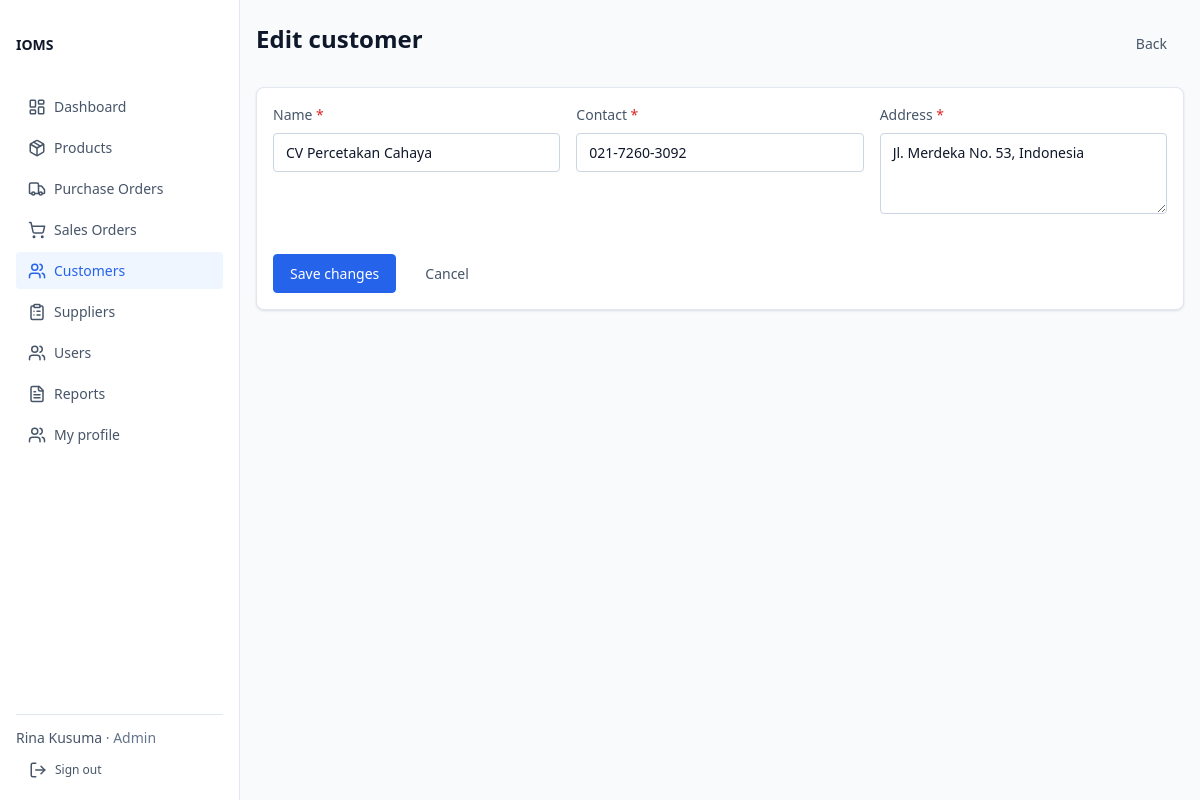
Screenshot of /customers/13/edit (signed in) with the database file from the repository.
### tables this page shows
CREATE TABLE IF NOT EXISTS `customer` (
    `id`         BIGINT UNSIGNED NOT NULL AUTO_INCREMENT,
    `name`       VARCHAR(150)    NOT NULL,                     
    `contact`    VARCHAR(150)    NOT NULL,                     
    `address`    TEXT            NOT NULL,                     
    `is_active`  TINYINT(1)      NOT NULL DEFAULT 1,           
    `created_at` DATETIME        NOT NULL,
    `updated_at` DATETIME        NOT NULL,
    PRIMARY KEY (`id`),
    KEY `ix_customer_active_name` (`is_active`, `name`)
);

### app/Support/View.php (called while the page is built, shortened)
<?php
final class View
{
    private array $shared = [];
    public function share(string $key, mixed $value): void
    {
        $this->shared[$key] = $value;
    }
    public function render(string $template, array $data = [], string $layout = 'layout/app'): string
    {
        $content = $this->renderPartial($template, $data);
        return $this->renderPartial($layout, array_merge($data, ['content' => $content]));
    }
    public function renderPartial(string $template, array $data = []): string
    {
        $file = $this->viewPath . '/' . $template . '.php';
        $scope = array_merge($this->shared, $data);
        try {
            (static function (string $__file, array $__scope): void {
                extract($__scope, EXTR_SKIP);
                require $__file;
            })($file, $scope);
        } catch (Throwable $e) {
            ob_end_clean();
            throw $e;
        }
        $output = ob_get_clean();
        return $output === false ? '' : $output;
    }
    public static function e(?string $value): string
    {
        return htmlspecialchars($value ?? '', ENT_QUOTES | ENT_SUBSTITUTE, 'UTF-8');
    }
}

### app/Controller/CustomerController.php (called while the page is built, shortened)
<?php
final class CustomerController
{
    public function edit(Request $request): Response
    {
        $customer = $this->partyService->requireCustomer($this->requireId($request));
        return Response::html($this->renderForm($customer));
    }
    private function renderForm(?object $customer = null, array $old = [], array $errors = []): string
    {
        return $this->view->render('customers/form', [
            'title'     => $customer === null ? 'Create customer' : 'Edit customer',
            'activeNav' => 'customers',
            'party'     => $customer,
            'old'       => $old,
            'errors'    => $errors,
            'csrf'      => $this->csrf,
            'kind'      => 'customer',
            'basePath'  => '/customers',
        ]);
    }
    private function requireId(Request $request): int
    {
        $id = $request->routeParamInt('id');
        return $id;
    }
}

### public/index.php (called while the page is built, shortened)
<?php
$config = require dirname(__DIR__) . '/config/app.php';
$buildContainer = require dirname(__DIR__) . '/config/container.php';
$container = $buildContainer($config);
$router = $container['router'];
$view = $container['view'];
$request = Request::fromGlobals();
$errorResponse = static function (
    Request $request,
    View $view,
    int $status,
    string $code,
    string $message,
): Response {
    if ($request->expectsJson()) {
        return Response::jsonError($code, $message, $status);
    }
    return Response::html(
        $view->render('error/' . $status, ['title' => 'Error ' . $status], 'layout/auth'),
        $status,
    );
};
try {
    $route = $router->match($request->method(), $request->path());
    $controllers = $container['controllers'];
    $controllerKey = $route['controller'];
    $controller = $controllers[$controllerKey]();
    $action = $route['action'];
    $response = $controller->{$action}($request->withRouteParams($route['params']));
} catch (UnauthenticatedException) {
    if ($request->expectsJson()) {
        Response::jsonError('unauthorized', 'Authentication required.', 401)->send();
    } else {
        Response::redirect('/login')->send();
    }
} catch (ForbiddenException $e) {
    $errorResponse($request, $view, 403, 'forbidden', $e->getMessage())->send();
} catch (NotFoundException) {
    $errorResponse($request, $view, 404, 'not_found', 'Resource not found.')->send();
} catch (RateLimitException $e) {
    if ($request->expectsJson()) {
        Response::jsonError('rate_limited', $e->getMessage(), 429)->send();
    } else {
        Response::html(
            $view->render('error/429', ['title' => 'Too Many Requests'], 'layout/auth'),
            429,
        )->send();
    }
} catch (ValidationException | DomainException $e) {
    error_log('Unhandled domain/validation error: ' . $e->getMessage());
    $errorResponse($request, $view, 400, 'invalid_request', 'The request could not be processed.')->send();
} catch (Throwable $e) {
    error_log(sprintf(
        'Unhandled %s: %s in %s:%d',
        $e::class,
        $e->getMessage(),
        $e->getFile(),
        $e->getLine(),
    ));
    $errorResponse($request, $view, 500, 'server_error', 'Something went wrong. Please try again.')->send();
}

### app/Support/Database.php (called while the page is built, shortened)
<?php
final class Database implements TransactionRunner
{
    private ?PDO $pdo = null;
    public function pdo(): PDO
    {
        if ($this->pdo instanceof PDO) {
            return $this->pdo;
        }
        $dsn = sprintf(
            'mysql:host=%s;port=%d;dbname=%s;charset=utf8mb4',
            $this->config['host'],
            $this->config['port'],
            $this->config['database'],
        );
        try {
            $this->pdo = new PDO(
                $dsn,
                $this->config['username'],
                $this->config['password'],
                [
                    PDO::ATTR_ERRMODE            => PDO::ERRMODE_EXCEPTION,
                    PDO::ATTR_DEFAULT_FETCH_MODE => PDO::FETCH_ASSOC,
                    PDO::ATTR_EMULATE_PREPARES   => false,
                    PDO::ATTR_STRINGIFY_FETCHES  => false,
                    \Pdo\Mysql::ATTR_FOUND_ROWS  => true,
                ],
            );
        } catch (PDOException $e) {
            error_log('Database connection failed: ' . $e->getMessage());
            throw new RuntimeException('Database connection failed.', 0, $e);
        }
        return $this->pdo;
    }
}

### app/Repository/Mysql/MysqlRepository.php (called while the page is built, shortened)
<?php
abstract class MysqlRepository
{
    protected function pdo(): PDO
    {
        return $this->db->pdo();
    }
    protected function run(string $sql, array $params = []): PDOStatement
    {
        $statement = $this->pdo()->prepare($sql);
        $statement->execute($params);
        return $statement;
    }
    protected function fetchOne(string $sql, array $params = []): ?array
    {
        $row = $this->run($sql, $params)->fetch();
        return is_array($row) ? $row : null;
    }
}

### app/Repository/Mysql/MysqlCustomerRepository.php (called while the page is built, shortened)
<?php
final class MysqlCustomerRepository extends MysqlRepository implements CustomerRepositoryInterface
{
    public function findById(int $id): ?Customer
    {
        $row = $this->fetchOne(self::SELECT . ' WHERE id = :id', ['id' => $id]);
        return $row === null ? null : $this->hydrate($row);
    }
    private function hydrate(array $row): Customer
    {
        return new Customer(
            (int) $row['id'],
            (string) $row['name'],
            (string) $row['contact'],
            (string) $row['address'],
            (bool) $row['is_active'],
        );
    }
}

### app/Service/PartyService.php (called while the page is built, shortened)
<?php
final class PartyService
{
    public function requireCustomer(int $id): Customer
    {
        $customer = $this->customers->findById($id);
        return $customer;
    }
}

### views/layout/_party-form.php (the view, shortened to what this page needs)
<?php
$isEdit = $party !== null;
$action = $isEdit ? $basePath . '/' . (int) $party->id : $basePath;
$value = static function (string $field, ?string $stored) use ($old): string {
    $submitted = $old[$field] ?? null;
    return is_scalar($submitted) ? (string) $submitted : ($stored ?? '');
};
$err = static fn (string $field): ?string => $errors[$field] ?? null;
?>
<div class="page-header">
    <div>
        <h1 class="page-title"><?= $isEdit ? 'Edit ' : 'Create ' ?><?= View::e($kind) ?></h1>
    </div>
    <a class="btn btn--ghost" href="<?= View::e($basePath) ?>">Back</a>
</div>
<div class="card">
    <div class="card-body">
        <form method="post" action="<?= View::e($action) ?>" class="stack" novalidate>
            <div class="form-grid">
                <div class="field">
                    <label class="field-label field-required" for="name">Name</label>
                    <input class="input" type="text" id="name" name="name"
                           value="<?= View::e($value('name', $isEdit ? $party->name : null)) ?>"
                           <?= $err('name') !== null ? 'aria-invalid="true"' : '' ?> required>
                </div>
                <div class="field">
                    <label class="field-label field-required" for="contact">Contact</label>
                    <input class="input" type="text" id="contact" name="contact"
                           value="<?= View::e($value('contact', $isEdit ? $party->contact : null)) ?>"
                           placeholder="Phone or email"
                           <?= $err('contact') !== null ? 'aria-invalid="true"' : '' ?> required>
                </div>
                <div class="field">
                    <label class="field-label field-required" for="address">Address</label>
                    <textarea class="textarea" id="address" name="address" rows="3"
                              <?= $err('address') !== null ? 'aria-invalid="true"' : '' ?> required><?= View::e($value('address', $isEdit ? $party->address : null)) ?></textarea>
                </div>
            </div>
            <div class="form-actions">
                <button type="submit" class="btn btn--primary">
                    <?= $isEdit ? 'Save changes' : 'Create ' . View::e($kind) ?>
                </button>
                <a class="btn btn--ghost" href="<?= View::e($basePath) ?>">Cancel</a>
            </div>
        </form>
    </div>
</div>

### public/assets/css/tokens.css (style rules this page uses)
:root { --accent: #2563eb; --accent-hover: #1d4ed8; --accent-wash: #eff6ff; --accent-border: #bfdbfe; --neutral-50: #f8fafc; --neutral-100: #f1f5f9; --neutral-200: #e2e8f0; --neutral-300: #cbd5e1; --neutral-400: #94a3b8; --neutral-500: #64748b; --neutral-600: #475569; --neutral-700: #334155; --neutral-800: #1e293b; --neutral-900: #0f172a; --success: #16a34a; --success-bg: #f0fdf4; --success-border: #bbf7d0; --warning: #d97706; --warning-bg: #fffbeb; --warning-border: #fde68a; --danger: #dc2626; --danger-bg: #fef2f2; --danger-border: #fecaca; --info: #0891b2; --info-bg: #ecfeff; --info-border: #a5f3fc; --success-text: #15803d; --warning-text: #b45309; --danger-text: #b91c1c; --info-text: #0e7490; --status-draft: var(--neutral-600); --status-draft-bg: var(--neutral-100); --status-pending: var(--warning-text); --status-pending-bg: var(--warning-bg); --status-approved: var(--info-text); --status-approved-bg: var(--info-bg); --status-fulfilled: var(--success-text); --status-fulfilled-bg: var(--success-bg); --status-cancelled: var(--danger-text); --status-cancelled-bg: var(--danger-bg); --status-low-stock: var(--warning-text); --status-low-stock-bg: var(--warning-bg); --surface-page: var(--neutral-50); --surface-card: #ffffff; --surface-raised: #ffffff; --surface-sunken: var(--neutral-100); --border-default: var(--neutral-200); --border-strong: var(--neutral-300); --text-primary: var(--neutral-900); --text-secondary: var(--neutral-600); --text-muted: var(--neutral-500); --text-inverse: #ffffff; --space-1: 4px; --space-2: 8px; --space-3: 12px; --space-4: 16px; --space-6: 24px; --space-8: 32px; --space-12: 48px; --space-16: 64px; --radius-control: 4px; --radius-card: 8px; --radius-pill: 9999px; --shadow-card: 0 1px 3px rgb(15 23 42 / 0.08), 0 1px 2px rgb(15 23 42 / 0.04); --shadow-raised: 0 4px 12px rgb(15 23 42 / 0.10), 0 2px 4px rgb(15 23 42 / 0.06); --font-sans: system-ui, -apple-system, "Segoe UI", Roboto, "Helvetica Neue", Arial, sans-serif; --font-mono: ui-monospace, SFMono-Regular, "SF Mono", Menlo, Consolas, monospace; --text-xs: 12px; --text-sm: 14px; --text-base: 16px; --text-lg: 20px; --text-xl: 24px; --text-2xl: 32px; --leading-tight: 1.25; --leading-normal: 1.5; --weight-normal: 400; --weight-medium: 500; --weight-semibold: 600; --weight-bold: 700; --container-max: 1280px; --nav-height: 56px; --sidebar-width: 240px; --scrim: rgb(15 23 42 / 0.45); }

### rows the page displays
customer: name "CV Percetakan Cahaya", contact "021-7260-3092", address "Jl. Merdeka No. 53, Indonesia"

### other values shown
View::e($item['label']) "Dashboard"
View::e($item['label']) "Products"
View::e($item['label']) "Purchase Orders"
View::e($item['label']) "Sales Orders"
View::e($item['label']) "Customers"
View::e($item['label']) "Suppliers"
View::e($item['label']) "Users"
View::e($item['label']) "Reports"
View::e($item['label']) "My profile"
View::e($session->userName() ?? '') "Rina Kusuma"
View::e($role->label()) "Admin"
View::e($kind) "customer"
